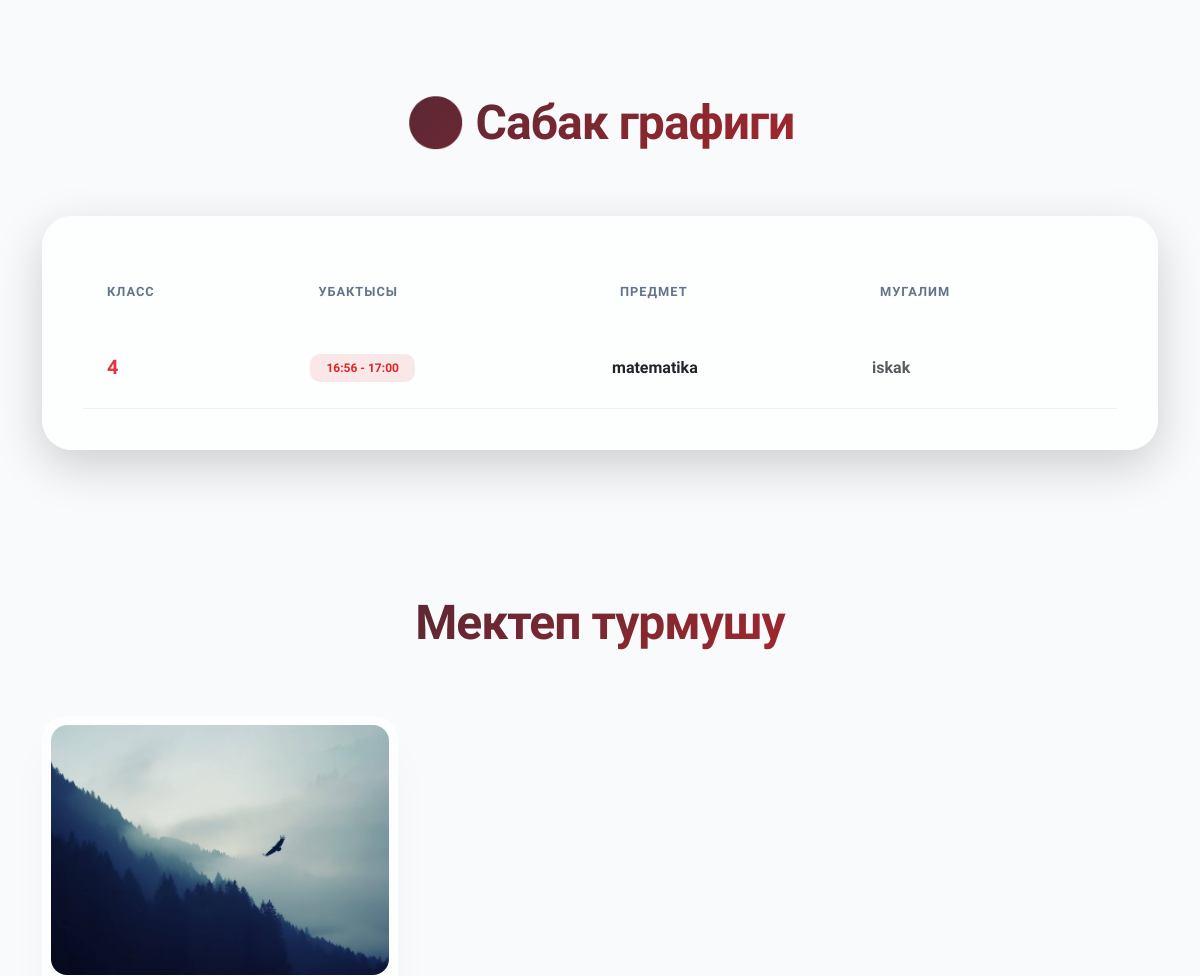
/ky/ (signed in, middle part), run on an earlier commit of the app's database.
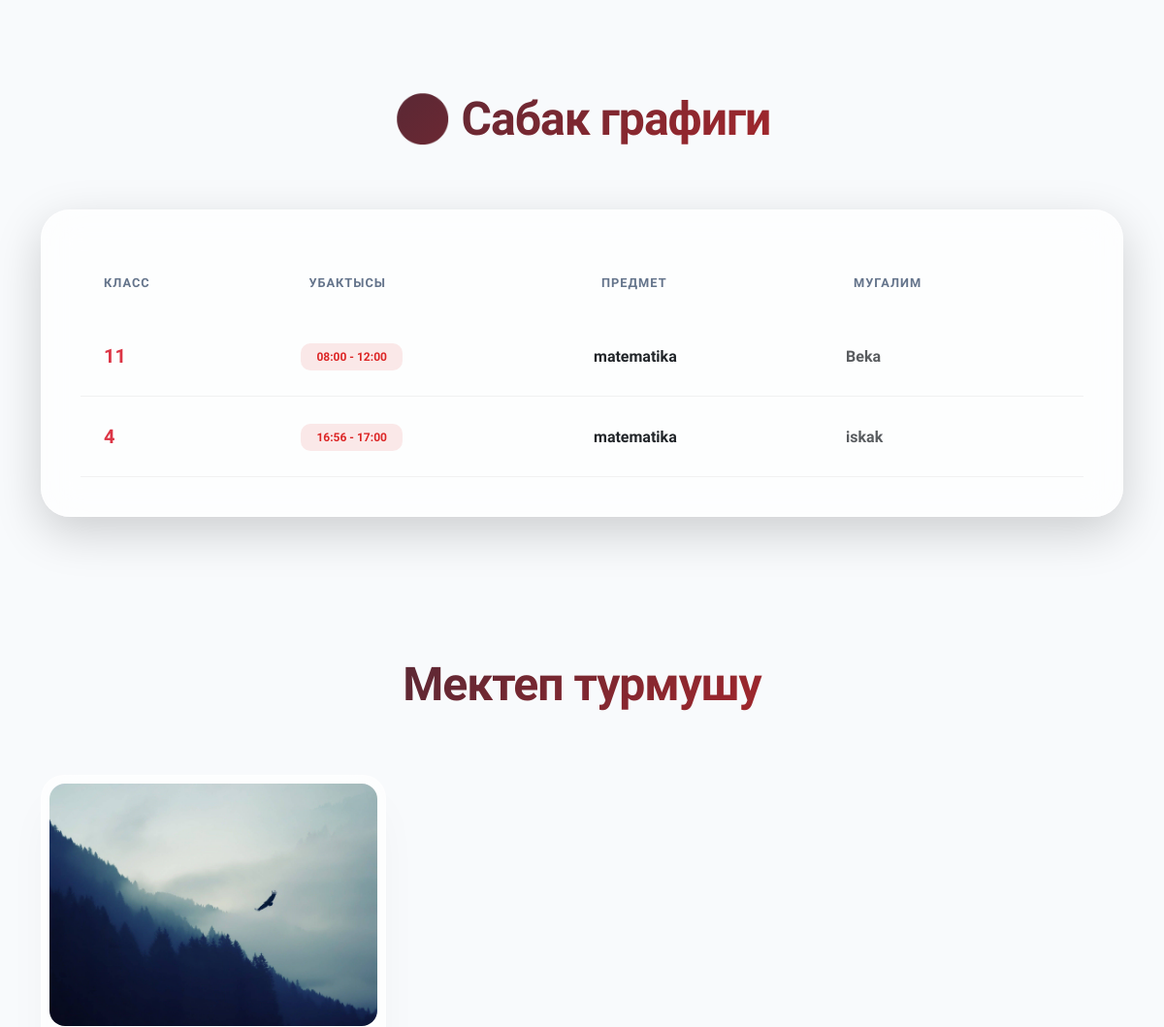
And on a later commit of the database.
### pages/models.py (models this page shows, shortened)
class Schedule(models.Model):
    class_name = models.CharField(max_length=20, verbose_name="Класс")
    start_time = models.TimeField(verbose_name="Башталышы", null=True)
    end_time = models.TimeField(verbose_name="Аякташы", null=True)
    subject = models.CharField(max_length=100, verbose_name="Предмет", null=True)
    teacher_name = models.CharField(max_length=100, verbose_name="Мугалим", null=True)
    teacher_user = models.ForeignKey(User, on_delete=models.SET_NULL, null=True, blank=True, limit_choices_to={'profile__role': 'teacher'})

class News(models.Model):
    title = models.CharField(max_length=200, verbose_name="Аталышы")
    description = models.TextField(verbose_name="Толук маалымат")
    image = models.ImageField(upload_to='news/', verbose_name="Сүрөт")
    date_posted = models.DateTimeField(auto_now_add=True)

### pages/views.py (the view)
# urls.py: path('', home_page, name='home'),
@login_required # Бул бетке кирүү үчүн сөзсүз катталуу керек
def home_page(request):
    query = request.GET.get('q')
    user = request.user
    gallery = Gallery.objects.all().order_by('-created_at')[:8]
    achievements = Achievement.objects.all()
    try:
        user_role = user.profile.role
    except Profile.DoesNotExist:
        user_role = 'student'
    if user_role == 'teacher':
        schedules = Schedule.objects.filter(teacher_user=user).order_by('start_time')
    elif user_role == 'student' and user.profile.assigned_class:
        schedules = Schedule.objects.filter(class_name=user.profile.assigned_class).order_by('start_time')
    else:
        schedules = Schedule.objects.all().order_by('class_name')
    if query:
        news = News.objects.filter(Q(title__icontains=query) | Q(description__icontains=query))
        teachers = Teacher.objects.filter(Q(full_name__icontains=query) | Q(subject__icontains=query))
        is_search = True
    else:
        news = News.objects.all().order_by('-date_posted')[:3]
        teachers = Teacher.objects.all()
        is_search = False
    context = {
        'query': query,
        'news': news,
        'teachers': teachers,
        'gallery': gallery,
        'achievements': achievements,
        'schedules': schedules,
        'is_search': is_search,
        'user_role': user_role,
    }
    return render(request, 'index.html', context)

### pages/templates/index.html (shortened to what this page needs)
{% load i18n %}
<!DOCTYPE html>
<html lang="{{ LANGUAGE_CODE }}">
<head>
    <link href="https://cdn.jsdelivr.net/npm/bootstrap@5.3.0/dist/css/bootstrap.min.css" rel="stylesheet">
    <link rel="stylesheet" href="https://cdnjs.cloudflare.com/ajax/libs/lightbox2/2.11.4/css/lightbox.min.css">
    <link href="https://unpkg.com/aos@2.3.1/dist/aos.css" rel="stylesheet">
    <link rel="stylesheet" href="https://cdnjs.cloudflare.com/ajax/libs/font-awesome/6.4.0/css/all.min.css">
</head>
<body>
<div class="container my-5 py-5" id="schedule" data-aos="fade-up">
    <h2 class="section-title">🕒 {% trans "Сабак графиги" %}</h2>
    <div class="schedule-container shadow-lg">
        <div class="table-responsive">
            <table class="table align-middle border-0">
                <thead>
                    <tr>
                        <th class="ps-4">Класс</th>
                        <th>Убактысы</th>
                        <th>Предмет</th>
                        <th class="pe-4">Мугалим</th>
                    </tr>
                </thead>
                <tbody>
                    {% for s in schedules %}
                    <tr>
                        <td class="ps-4"><span class="fs-5 fw-bold text-danger">{{ s.class_name }}</span></td>
                        <td><span class="badge px-3 py-2" style="background: rgba(220,38,38,0.1); color: var(--primary); border-radius: 10px;">{{ s.start_time|time:"H:i" }} - {{ s.end_time|time:"H:i" }}</span></td>
                        <td class="fw-bold fs-6">{{ s.subject }}</td>
                        <td class="pe-4 text-muted fw-semibold">{{ s.teacher_name }}</td>
                    </tr>
                    {% empty %}
                    <tr><td colspan="4" class="text-center py-5 text-muted fw-bold">{% trans "Азырынча график кошула элек" %}</td></tr>
                    {% endfor %}
                </tbody>
            </table>
        </div>
    </div>
</div>
<div class="container my-5 py-5" id="news">
    <h2 class="section-title" data-aos="fade-up">{% trans "Мектеп турмушу" %}</h2>
    <div class="row g-4">
        {% for item in news %}
        <div class="col-md-4" data-aos="fade-up" data-aos-delay="{{ forloop.counter }}00">
            <div class="card h-100 p-2">
                <div class="overflow-hidden rounded-4" style="height: 250px;">
                    <img src="{{ item.image.url }}" class="w-100 h-100" alt="{{ item.title }}" style="object-fit: cover; transition: 0.5s;">
                </div>
            </div>
        </div>
        {% endfor %}
    </div>
</div>
</body>
</html>

### pages/templates/index.html (style rules this page uses)
:root { --primary: #dc2626; --primary-glow: rgba(220, 38, 38, 0.4); --secondary: #0f172a; --accent: #f59e0b; --text-main: #1e293b; --text-muted: #64748b; --bg-light: #f8fafc; --glass-bg: rgba(255, 255, 255, 0.7); --glass-border: rgba(255, 255, 255, 0.5); --card-shadow: 0 25px 50px -12px rgba(0, 0, 0, 0.05); --transition: all 0.6s cubic-bezier(0.16, 1, 0.3, 1); }
body { font-family: 'Plus Jakarta Sans', sans-serif; color: var(--text-main); background-color: var(--bg-light); line-height: 1.7; overflow-x: hidden; transition: background-color 0.5s ease; }
.section-title { font-size: 3rem; font-weight: 800; text-align: center; margin-bottom: 4rem; letter-spacing: -1px; background: linear-gradient(135deg, var(--text-main), var(--primary)); -webkit-background-clip: text; -webkit-text-fill-color: transparent; }
.card { border-radius: 24px; border: 1px solid var(--glass-border); background: var(--glass-bg); backdrop-filter: blur(20px); transition: var(--transition); box-shadow: var(--card-shadow); overflow: hidden; position: relative; z-index: 1; }
.card::before { content: ''; position: absolute; top: 0; left: 0; width: 100%; height: 100%; background: linear-gradient(135deg, rgba(255,255,255,0.1) 0%, transparent 100%); z-index: -1; opacity: 0; transition: var(--transition); }
.schedule-container { background: var(--glass-bg); border-radius: 30px; padding: 2.5rem; border: 1px solid var(--glass-border); backdrop-filter: blur(20px); }
.table { --bs-table-bg: transparent; color: var(--text-main); margin-bottom: 0; }
.table thead th { border: none; padding: 1.5rem; color: var(--text-muted); font-weight: 700; text-transform: uppercase; font-size: 0.8rem; letter-spacing: 1px; }
.table tbody tr { transition: var(--transition); }
.table td { border-bottom: 1px solid rgba(0,0,0,0.05); padding: 1.5rem 1rem; vertical-align: middle; }

What changed in the data, as far as the page shows it:
added Schedule: class_name "11", start_time "08:00", end_time "12:00", subject "matematika", teacher_name "Beka"
